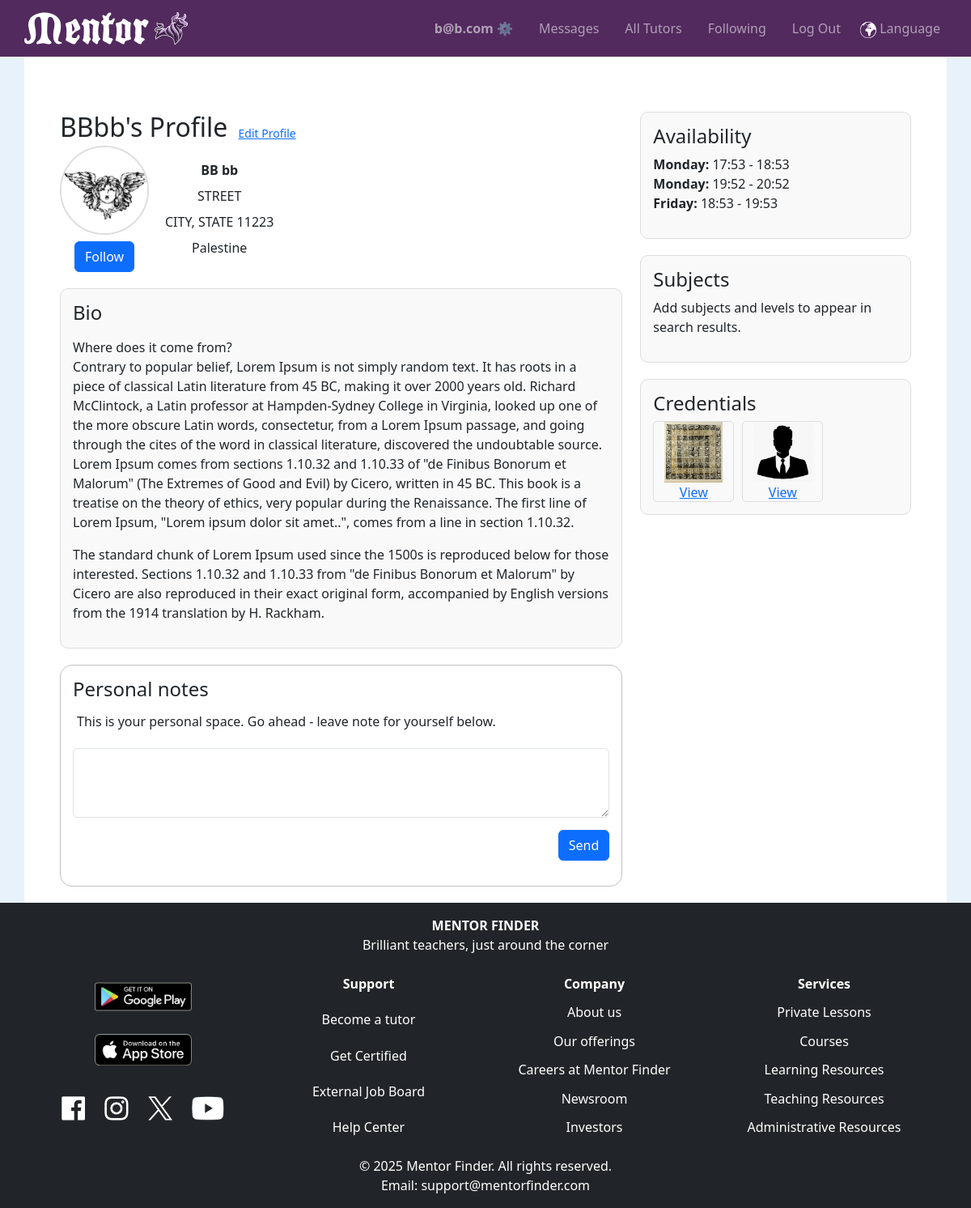
Before: /my-profile/ (signed in) with the older database file.
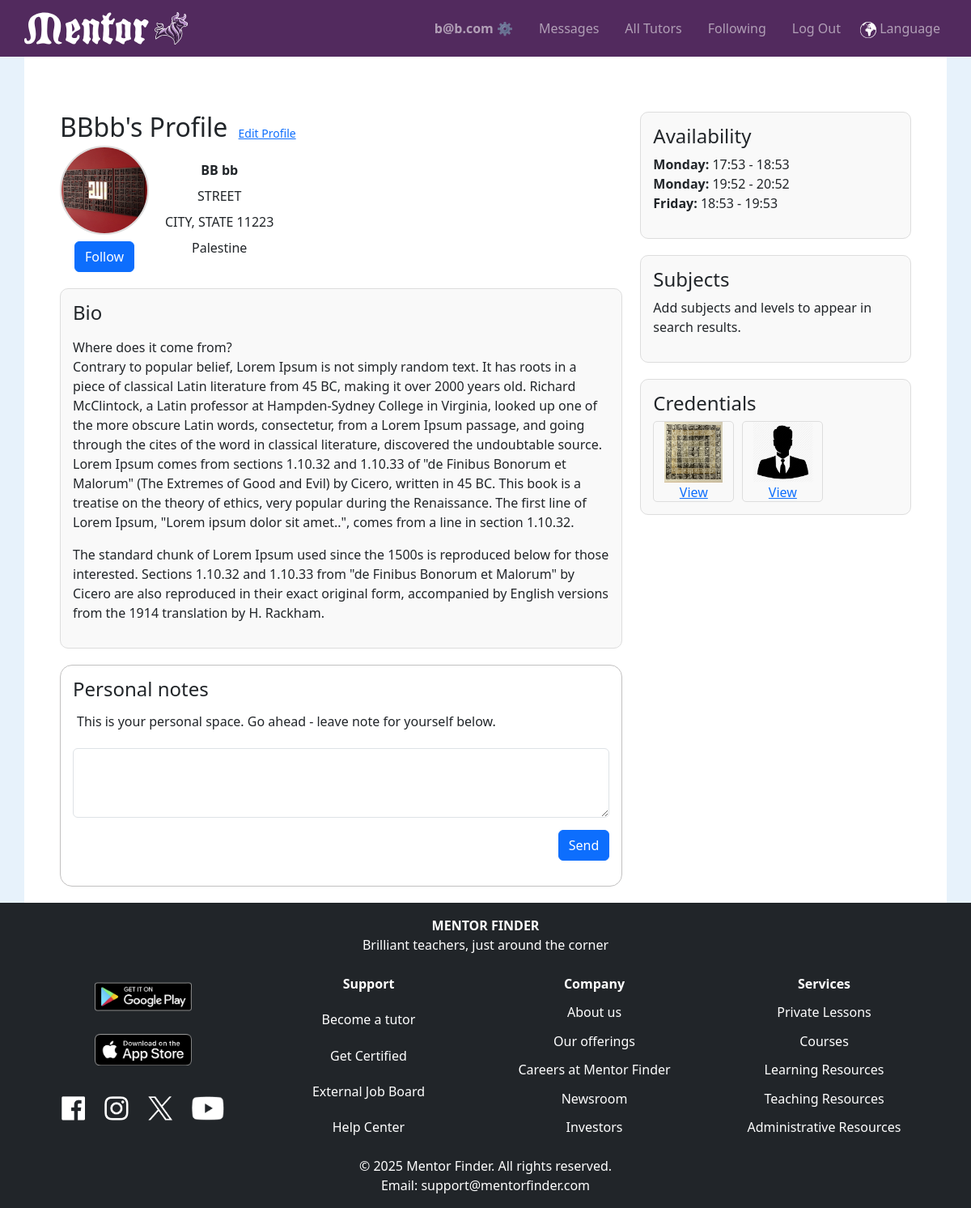
After: the same page with the newer database file.
### tutorhub/models.py (models this page shows, shortened)
class User(AbstractUser):
    nickname = models.CharField(max_length=50, blank=True, null=True)
    role = models.CharField(max_length=10, choices=UserRoles.choices, default=UserRoles.STUDENT)
    phone_number = PhoneNumberField(blank=True, null=True)
    birthdate = models.DateField(blank=True, null=True)
    bio = models.TextField(blank=True, null=True)
    profile_image = models.ImageField(upload_to="profile_images/", blank=True, null=True)
    show_address = models.BooleanField(default=False)
    show_phone_number = models.BooleanField(default=False)
    preferred_language = models.CharField(max_length=10, blank=True, null=True, default='en')
    time_zone = TimeZoneField(default='UTC', blank=True)
    address = models.OneToOneField(Address, on_delete=models.SET_NULL, blank=True, null=True)
    follows = models.ManyToManyField(
        "self",
        through="FollowRelation",
        through_fields=('follower', 'followee'),
        symmetrical=False,
        related_name="followed_by"
    )
    is_tutor = models.BooleanField(default=False)
    availability = models.JSONField(default=dict, blank=True, null=True)

class Address(models.Model):
    street_address = models.TextField(blank=True, null=True)
    city = models.CharField(max_length=100, blank=True, null=True)
    state_region = models.CharField(max_length=100, blank=True, null=True)
    postal_code = models.CharField(max_length=20, blank=True, null=True)
    country = CountryField(blank=True, null=True)

### tutorhub/views.py (the view, shortened to what this page needs)
# urls.py: path('my-profile/', views.profile, name='my_profile'),
@login_required
def profile(request, user_id=None):
    profile_user = request.user if user_id is None else get_object_or_404(User, id=user_id)
    credentials = profile_user.credentials.all()
    levels = [{'value': value, 'display': display} for value, display in Level.choices]
    levels_json = mark_safe(json.dumps(levels))
    day_order = {
        "Monday": 0, "Tuesday": 1, "Wednesday": 2, "Thursday": 3,
        "Friday": 4, "Saturday": 5, "Sunday": 6
    }
    availability = profile_user.availability
    sorted_availability = sorted(
        availability,
        key=lambda slot: (day_order.get(slot['day'], 7), slot['start'])
    )
    missing_details = not all([
        profile_user.nickname,
        profile_user.profile_image,
        profile_user.bio,
        sorted_availability,
        profile_user.availability,
    ])
    messages = Message.objects.filter(
        (Q(sender=request.user, receiver=profile_user) | Q(sender=profile_user, receiver=request.user))
    ).order_by('timestamp')
    scroll_to = request.GET.get('scroll_to')
    countries_list = list(countries)
    for credential in credentials:
        credential.is_image = credential.file.url.lower().endswith(('.jpg', '.jpeg', '.png'))
    display_name = profile_user.nickname or profile_user.first_name or "User"
    possessive_name = f"{display_name}'s" if not display_name.endswith('s') else f"{display_name}'"
    return render(request, 'tutorhub/profile.html', {
        'profile': profile_user,
        'is_own_profile': profile_user == request.user,
        'credentials': credentials,
        'days_of_week': list(day_order.keys()),
        "levels_json": levels_json,
        "subject_levels": SubjectLevel.objects.filter(tutor=profile_user),
        'countries': countries_list,
        'messages': messages,
        'scroll_to': scroll_to,
        'missing_details': missing_details,
        'possessive_name': possessive_name,
        'sorted_availability': sorted_availability,
    })

### tutorhub/templates/tutorhub/profile.html (shortened to what the changed rows need)
{% extends "tutorhub/layout.html" %}
{% load static %}
{% block body %}
<div class="container mt-5">
    <div class="row">
        <div class="col-md-8">
            <h2 style="display: inline-block; margin: 0;">{{ possessive_name }} Profile</h2>
            <div class="profile-header">
                <div id="stack-vertical">
                    {% if profile.profile_image %}
                        <img id="profile-img" src="{{ profile.profile_image.url }}" alt="{{ profile.nickname }}">
                    {% else %}
                        <img id="profile-img" src="{% static 'tutorhub/images/mentor-logo-bull.svg' %}" alt="Default Logo">
                    {% endif %}
                    {% if user.is_authenticated %}
                        <button class="btn btn-primary follow-btn" data-tutor-id="{{ profile.id }}">
                            {% if profile in user.followed_tutors.all %}
                                Unfollow
                            {% else %}
                                Follow
                            {% endif %}
                        </button>
                    {% endif %}
                </div>
                <div id="stack-vertical">
                    <strong>{{ profile.first_name }} {{ profile.last_name }}</strong>
                    {% if profile.address %}
                        <div>{{ profile.address.street_address }}</div>
                        <div>{{ profile.address.city }}, {{ profile.address.state_region }} {{ profile.address.postal_code }}</div>
                        <div>{{ profile.address.country.name }}</div>
                    {% else %}
                        <div>Address not available</div>
                    {% endif %}
                </div>
            </div>
            <div class="bio-container">
                <p>{{ profile.bio|linebreaks|default:"Tell students about yourself. Share what you like about teaching along with some interesting facts about yourself to spark their interest!" }}</p>
            </div>
        </div>
    </div>
</div>
{% endblock %}

### tutorhub/templates/tutorhub/layout.html (shortened to what the changed rows need)
{% load static %}
<!DOCTYPE html>
<html lang="en">
    <head>
        <link href="https://cdn.jsdelivr.net/npm/bootstrap@5.3.0/dist/css/bootstrap.min.css" rel="stylesheet">
        <link rel="stylesheet" href="{% static 'tutorhub/styles.css' %}">
    </head>
    <body>
    <nav class="navbar navbar-expand-lg navbar-dark sticky-top">
        <div class="collapse navbar-collapse" id="navbarNav">
            <ul class="navbar-nav ms-auto flex-row">
                {% if user.is_authenticated %}
                <li class="nav-item px-2"><a class="nav-link" id="menu-username" href="{% url 'my_profile' %}"><strong>{{ user.username }} ⚙️</strong></a></li>
                <li class="nav-item px-2"><a class="nav-link" id="menu-messages" href="{% url 'messages' %}">Messages</a></li>
                {% endif %}
            </ul>
        </div>
    </nav>
    <div id="main-content">
        {% block body %}
        {% endblock %}
    </div>
    </body>
</html>

Changed rows visible on the page:
changed User "b@b.com": profile_image: a different picture
